Frame 1 (no input): blank canvas, image omitted
Frame 60 (the mouse pressed at the canvas centre just before this capture): blank canvas, image omitted
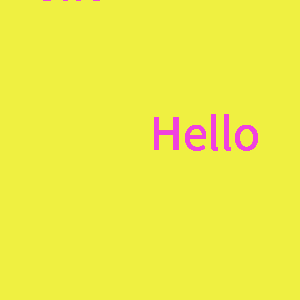
Frame 120 (the mouse held since frame 60 and released just before this capture)

The Processing sketch whose frames 1 and 60 were blank and that drew this single picture after the mouse press (run headless with seeded random() and noise(); from frame 60 on, the mouse is pressed at the canvas centre):

// Processing sketch: week13_2_mouse
// ── week13_2_mouse.pde
void setup(){
  size(300,300);
  background(#EFF041);
  fill(#F041DF);
  textSize(50);
 
}
void draw(){
  text("Hello",mouseX,mouseY);
}
